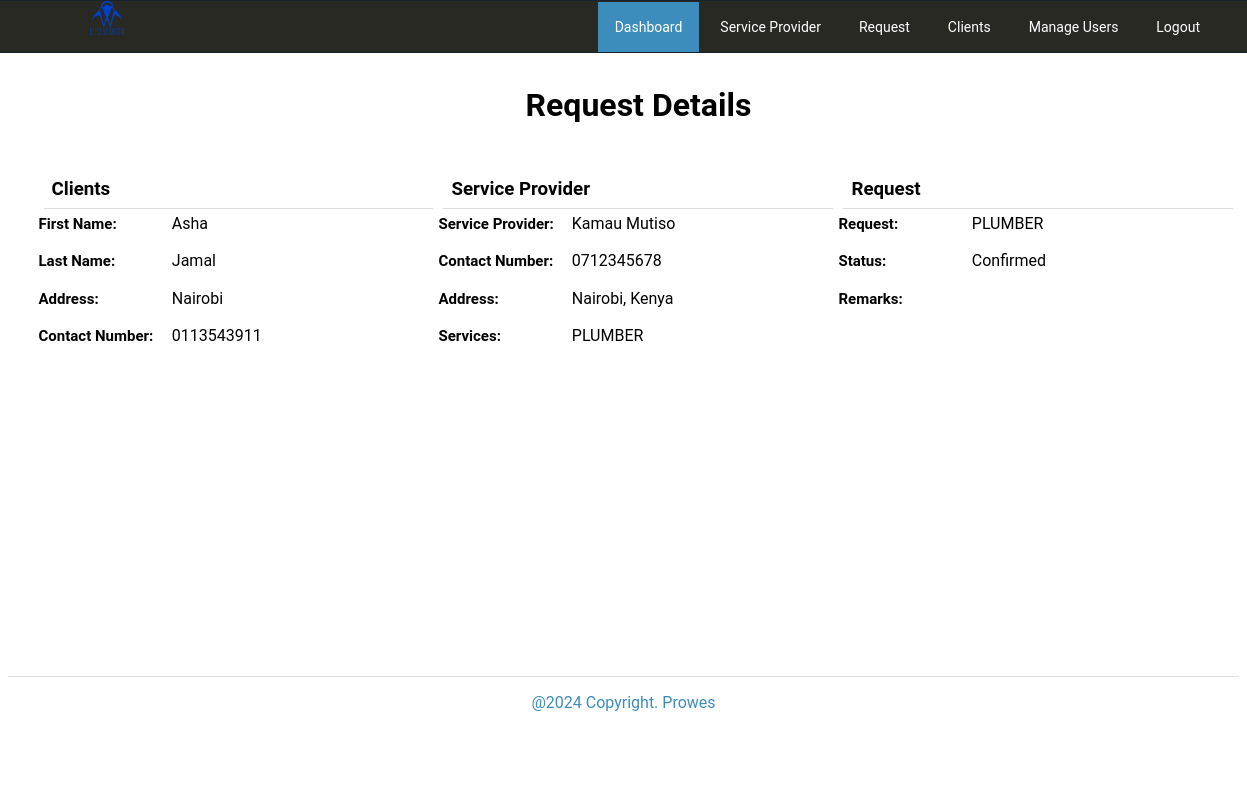
The page /admin/request/index.php?view=view&id=3 (signed in) on the database its author committed.
### tables this page shows
CREATE TABLE `tblclients` (
  `ClientID` int(11) NOT NULL,
  `Fname` varchar(90) NOT NULL,
  `Lname` varchar(90) NOT NULL,
  `Address` text NOT NULL,
  `ContactNo` varchar(30) NOT NULL,
  `Status` varchar(90) NOT NULL DEFAULT 'Pending',
  `cUsername` varchar(90) NOT NULL,
  `cPassword` varchar(90) NOT NULL,
  `PicLoc` text NOT NULL
);

CREATE TABLE `tblserviceprovider` (
  `ServiceID` int(11) NOT NULL,
  `ServiceName` varchar(90) NOT NULL,
  `ServiceContact` varchar(30) NOT NULL,
  `ServiceAddress` text NOT NULL,
  `lat` double NOT NULL DEFAULT 0,
  `lng` double NOT NULL DEFAULT 0,
  `Services` text NOT NULL,
  `EmailAddress` varchar(90) NOT NULL DEFAULT 'ma5755333@gmail.com',
  `spUsername` varchar(90) NOT NULL,
  `spPassword` varchar(90) NOT NULL,
  `Status` varchar(90) NOT NULL DEFAULT 'Confirmed',
  `PicLoc` text NOT NULL
);

CREATE TABLE `tblrequest` (
  `RequestID` int(11) NOT NULL,
  `Request` text NOT NULL,
  `Status` varchar(90) NOT NULL,
  `Remarks` text NOT NULL,
  `ClientID` int(11) NOT NULL,
  `ServiceID` int(11) NOT NULL,
  `USERID` int(11) NOT NULL DEFAULT 0,
  `Viewed` tinyint(1) NOT NULL DEFAULT 0
);

### admin/request/index.php (called while the page is built, shortened)
<?php
require_once("../nav/navigation.php");
?>

### includes/database.php (called while the page is built, shortened)
<?php
class Database
{
    public $sql_string = '';
    private $conn;
    public function open_connection()
    {
        $this->conn = new mysqli(server, user, pass, database_name);
    }
    public function setQuery($sql = '')
    {
        $this->sql_string = $sql;
    }
    public function executeQuery()
    {
        $result = $this->conn->query($this->sql_string);
        return $result;
    }
    private function confirm_query($result)
    {
        return $result;
    }
    public function loadSingleResult()
    {
        $cur = $this->executeQuery();
        while ($row = $cur->fetch_object()) {
            return $data = $row;
        }
    }
}
$mydb = new Database();
?>

### includes/request.php (called while the page is built, shortened)
<?php
require_once(LIB_PATH.DS.'database.php');
class Request{
	protected static $tbl_name = "tblrequest";
	function single_request($id=0){
			global $mydb;
			$mydb->setQuery("SELECT * FROM ".self::$tbl_name." Where RequestID= {$id} LIMIT 1");
			$cur = $mydb->loadSingleResult();
			return $cur;
	}
}
?>

### includes/client.php (called while the page is built, shortened)
<?php
require_once(LIB_PATH.DS.'database.php');
class Clients{
	protected static $tbl_name = "tblclients";
	function single_client($id=0){
			global $mydb;
			$mydb->setQuery("SELECT * FROM ".self::$tbl_name." Where ClientID= {$id} LIMIT 1");
			$cur = $mydb->loadSingleResult();
			return $cur;
	}
}
?>

### includes/serviceprovider.php (called while the page is built, shortened)
<?php
require_once(LIB_PATH.DS.'database.php');
class ServiceProvider{
	protected static $tbl_name = "tblserviceprovider";
	function single_provider($id=0){
			global $mydb;
			$mydb->setQuery("SELECT * FROM ".self::$tbl_name." Where ServiceID= {$id} LIMIT 1");
			$cur = $mydb->loadSingleResult();
			return $cur;
	}
}
?>

### admin/request/view.php (the view, shortened to what this page needs)
<?php
$id = isset($_GET['id']) ? $_GET['id'] : '';
  $r = New Request();
  $request = $r->single_request($id);
  $client = New Clients();
  $client = $client->single_client($request->ClientID);
  $sp = New ServiceProvider();
  $sp = $sp->single_provider($request->ServiceID);
  ?>
<div class="container">
  <h1 style="text-align: center;"><strong>Request Details</strong></h1><br>
    <div class="row no-gutters">
        <div class="col-md-4 col">
        <h3>Clients</h3>
                    <div class="form-group row no-gutters">
                      <label class="col-md-4 label" for=
                      "Fname">First Name:</label>
                      <div class="col-md-8">
                         <?php echo $client->Fname;?>
                      </div>
                    </div>
                    <div class="form-group row no-gutters">
                      <label class="col-md-4 label" for=
                      "Lname">Last Name:</label>
                      <div class="col-md-8">
                         <?php echo $client->Lname;?>
                      </div>
                    </div>
                    <div class="form-group row no-gutters">
                      <label class="col-md-4 label" for=
                      "Address">Address:</label>
                      <div class="col-md-8">
                        <?php echo $client->Address;?>
                      </div>
                    </div>
                    <div class="form-group row no-gutters">
                      <label class="col-md-4 label" for=
                      "ContactNo">Contact Number:</label>
                      <div class="col-md-8">
                         <?php echo $client->ContactNo;?>
                      </div>
                    </div>
        </div>
        <div class="col-md-4 col">
        <h3>Service Provider</h3>
                    <div class="form-group row no-gutters">
                      <label class="col-md-4 label" for=
                      "ServiceName">Service Provider:</label>
                      <div class="col-md-8">
                        <?php echo $sp->ServiceName ?>
                      </div>
                    </div>
                    <div class="form-group row no-gutters">
                      <label class="col-md-4 label" for=
                      "ServiceContact">Contact Number:</label>
                      <div class="col-md-8">
                        <?php echo $sp->ServiceContact ?>
                      </div>
                    </div>
                    <div class="form-group row no-gutters">
                      <label class="col-md-4 label" for=
                      "ServiceAddress">Address:</label>
                      <div class="col-md-8">
                         <?php echo $sp->ServiceAddress ?>
                      </div>
                    </div>
                    <div class="form-group row no-gutters">
                      <label class="col-md-4 label" for=
                      "Services">Services:</label>
                      <div class="col-md-8">
                         <?php echo $sp->Services ?>
                      </div>
                    </div>
                </div>
               <div class="col-md-4 col">
               <h3>Request</h3>
                    <div class="form-group row no-gutters">
                      <label class="col-md-4 label" for=
                      "Request">Request:</label>
                      <div class="col-md-8">
                        <?php echo $request->Request;?>
                      </div>
                    </div>
                    <div class="form-group row no-gutters">
                      <label class="col-md-4 label" for=
                      "Status">Status:</label>
                      <div class="col-md-8">
                        <?php echo $request->Status;?>
                      </div>
                    </div>
                    <div class="form-group row no-gutters">
                      <label class="col-md-4 label" for=
                      "Remarks">Remarks:</label>
                      <div class="col-md-8">
                      </div>
                    </div>
               </div>
        </div>
    </div>
</div>

### admin/css/style.css (style rules this page uses)
body { font-family: "Roboto", -apple-system, BlinkMacSystemFont, "Segoe UI", Roboto, "Helvetica Neue", Arial, sans-serif; }
.container { width: 100%; padding-right: 15px; padding-left: 15px; margin-right: auto; margin-left: auto; }
@media (min-width: 576px) { .container { max-width: 540px; } }
@media (min-width: 768px) { .container { max-width: 720px; } }
@media (min-width: 992px) { .container { max-width: 960px; } }
@media (min-width: 1200px) { .container { max-width: 1200px; } }
.row { display: flex; flex-wrap: wrap; margin-right: -15px; margin-left: -15px; }
.no-gutters { margin-right: 0; margin-left: 0; }
.no-gutters > .col, .no-gutters > [class*="col-"] { padding-right: 0; padding-left: 0; }
.col, .col-md-1, .col-md-2, .col-md-3, .col-md-4, .col-md-5, .col-md-6, .col-md-7, .col-md-8, .col-md-9, .col-md-10, .col-md-11, .col-md-12, .col-md, .col-md-auto { position: relative; width: 100%; min-height: 1px; padding-right: 15px; padding-left: 15px; }
.col { flex-basis: 0; flex-grow: 1; max-width: 100%; }
@media (min-width: 768px) { .col-md-4 { flex: 0 0 33.33333%; max-width: 33.33333%; } }
@media (min-width: 768px) { .col-md-8 { flex: 0 0 66.66667%; max-width: 66.66667%; } }
.form-group { margin-bottom: 15px; }
.label { display: inline; padding: .2em .6em .3em; font-size: 75%; font-weight: bold; line-height: 1; white-space: nowrap; vertical-align: baseline; border-radius: .25em; font-size: 15px; }

### admin/request/view.php (style rules this page uses)
h3 { border-bottom: 1px solid #ddd; padding: 8px; margin: 5px; }

### rows shown on the page
tblclients: Fname "Asha", Lname "Jamal", Address "Nairobi", ContactNo "0113543911"
tblserviceprovider: ServiceName "Kamau Mutiso", ServiceContact "0712345678", ServiceAddress "Nairobi, Kenya", Services "PLUMBER"
tblrequest: Request "PLUMBER", Status "Confirmed"
